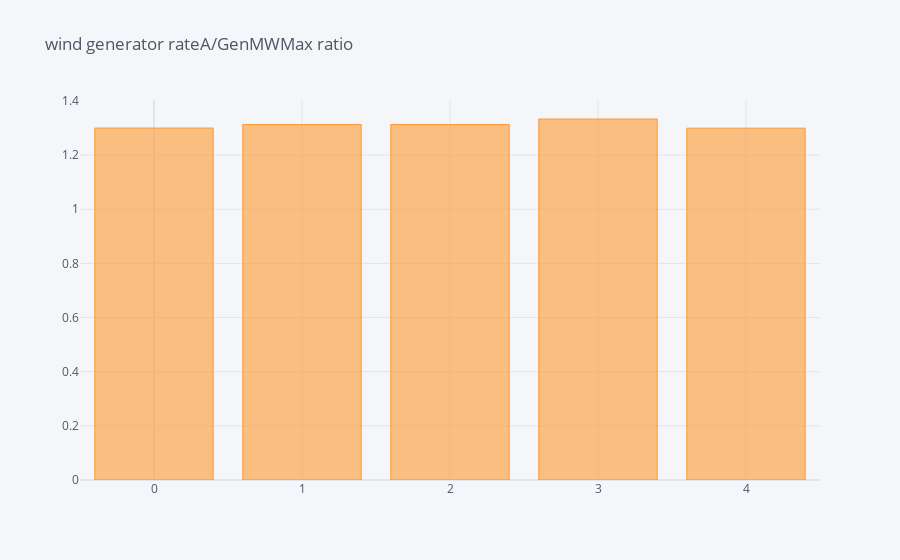
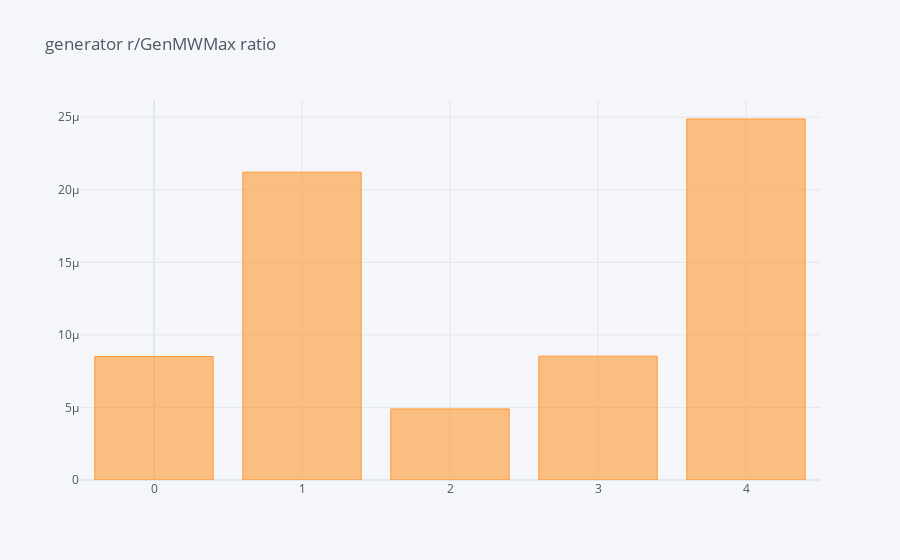
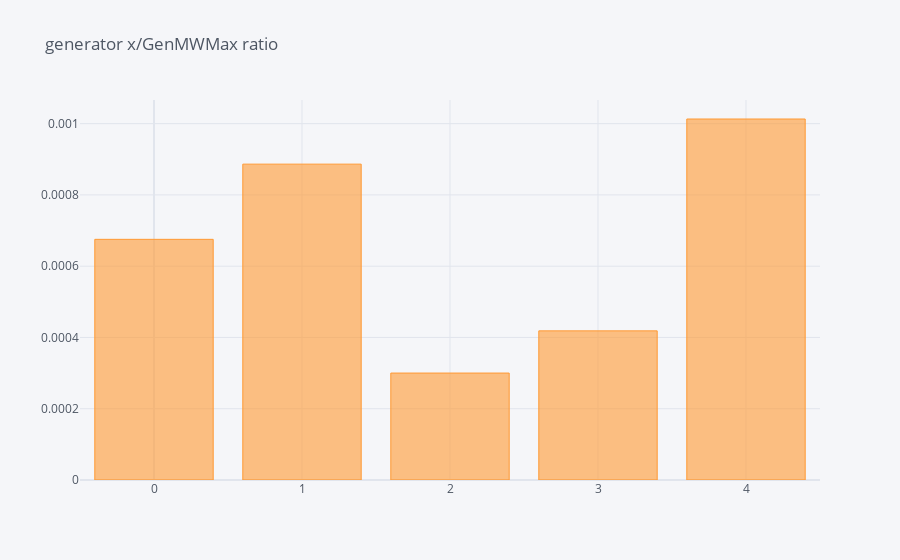

Write notebook code for charts like these, in order.
### Code cell
# trans_df["rateA"] / trans_df["GenMWMax"]
param="rateA"
ratio_min = round((trans_df[param] / trans_df["GenMWMax"]).min(),4)
ratio_max = round((trans_df[param] / trans_df["GenMWMax"]).max(),4)
print(f"\n wind gen ratio {param}/GenMWMax interval: [{ratio_min},{ratio_max }]")
title = f"wind generator {param}/GenMWMax ratio"
(trans_df[param] / trans_df["GenMWMax"]).reset_index(drop=True).iplot(
    kind="bar", title=title
)

param="r"
ratio_min = round((trans_df[param] / trans_df["GenMWMax"]).min(),8)
ratio_max = round((trans_df[param] / trans_df["GenMWMax"]).max(),8)
print(f"\n wind gen ratio {param}/GenMWMax interval: [{ratio_min},{ratio_max }]")
title = f"generator {param}/GenMWMax ratio"
(trans_df[param] / trans_df["GenMWMax"]).reset_index(drop=True).iplot(
    kind="bar", title=title
)

param="x"
ratio_min = round((trans_df[param] / trans_df["GenMWMax"]).min(),8)
ratio_max = round((trans_df[param] / trans_df["GenMWMax"]).max(),8)
print(f"\n wind gen ratio {param}/GenMWMax interval: [{ratio_min},{ratio_max }]")
title = f"generator {param}/GenMWMax ratio"
(trans_df[param] / trans_df["GenMWMax"]).reset_index(drop=True).iplot(
    kind="bar", title=title
)

### Figure 1 — Plotly figure (JSON) as saved in the notebook; plotly's stock layout.template omitted (floating-point values rounded to 4 significant figures)
{"data": [{"marker": {"color": "rgba(255, 153, 51, 0.6)", "line": {"color": "rgba(255, 153, 51, 1.0)", "width": 1}}, "name": "None", "orientation": "v", "text": "", "type": "bar", "x": [0, 1, 2, 3, 4], "y": [1.3, 1.313, 1.313, 1.333, 1.3]}], "layout": {"legend": {"bgcolor": "#F5F6F9", "font": {"color": "#4D5663"}}, "paper_bgcolor": "#F5F6F9", "plot_bgcolor": "#F5F6F9", "title": {"font": {"color": "#4D5663"}, "text": "wind generator rateA/GenMWMax ratio"}, "xaxis": {"gridcolor": "#E1E5ED", "showgrid": true, "tickfont": {"color": "#4D5663"}, "title": {"font": {"color": "#4D5663"}, "text": ""}, "zerolinecolor": "#E1E5ED"}, "yaxis": {"gridcolor": "#E1E5ED", "showgrid": true, "tickfont": {"color": "#4D5663"}, "title": {"font": {"color": "#4D5663"}, "text": ""}, "zerolinecolor": "#E1E5ED"}}}

### Figure 2 — Plotly figure (JSON) as saved in the notebook; plotly's stock layout.template omitted (floating-point values rounded to 4 significant figures)
{"data": [{"marker": {"color": "rgba(255, 153, 51, 0.6)", "line": {"color": "rgba(255, 153, 51, 1.0)", "width": 1}}, "name": "None", "orientation": "v", "text": "", "type": "bar", "x": [0, 1, 2, 3, 4], "y": [8.511e-06, 2.121e-05, 4.899e-06, 8.533e-06, 2.488e-05]}], "layout": {"legend": {"bgcolor": "#F5F6F9", "font": {"color": "#4D5663"}}, "paper_bgcolor": "#F5F6F9", "plot_bgcolor": "#F5F6F9", "title": {"font": {"color": "#4D5663"}, "text": "generator r/GenMWMax ratio"}, "xaxis": {"gridcolor": "#E1E5ED", "showgrid": true, "tickfont": {"color": "#4D5663"}, "title": {"font": {"color": "#4D5663"}, "text": ""}, "zerolinecolor": "#E1E5ED"}, "yaxis": {"gridcolor": "#E1E5ED", "showgrid": true, "tickfont": {"color": "#4D5663"}, "title": {"font": {"color": "#4D5663"}, "text": ""}, "zerolinecolor": "#E1E5ED"}}}

### Figure 3 — Plotly figure (JSON) as saved in the notebook; plotly's stock layout.template omitted (floating-point values rounded to 4 significant figures)
{"data": [{"marker": {"color": "rgba(255, 153, 51, 0.6)", "line": {"color": "rgba(255, 153, 51, 1.0)", "width": 1}}, "name": "None", "orientation": "v", "text": "", "type": "bar", "x": [0, 1, 2, 3, 4], "y": [0.0006753, 0.0008864, 0.0003001, 0.0004185, 0.001013]}], "layout": {"legend": {"bgcolor": "#F5F6F9", "font": {"color": "#4D5663"}}, "paper_bgcolor": "#F5F6F9", "plot_bgcolor": "#F5F6F9", "title": {"font": {"color": "#4D5663"}, "text": "generator x/GenMWMax ratio"}, "xaxis": {"gridcolor": "#E1E5ED", "showgrid": true, "tickfont": {"color": "#4D5663"}, "title": {"font": {"color": "#4D5663"}, "text": ""}, "zerolinecolor": "#E1E5ED"}, "yaxis": {"gridcolor": "#E1E5ED", "showgrid": true, "tickfont": {"color": "#4D5663"}, "title": {"font": {"color": "#4D5663"}, "text": ""}, "zerolinecolor": "#E1E5ED"}}}
